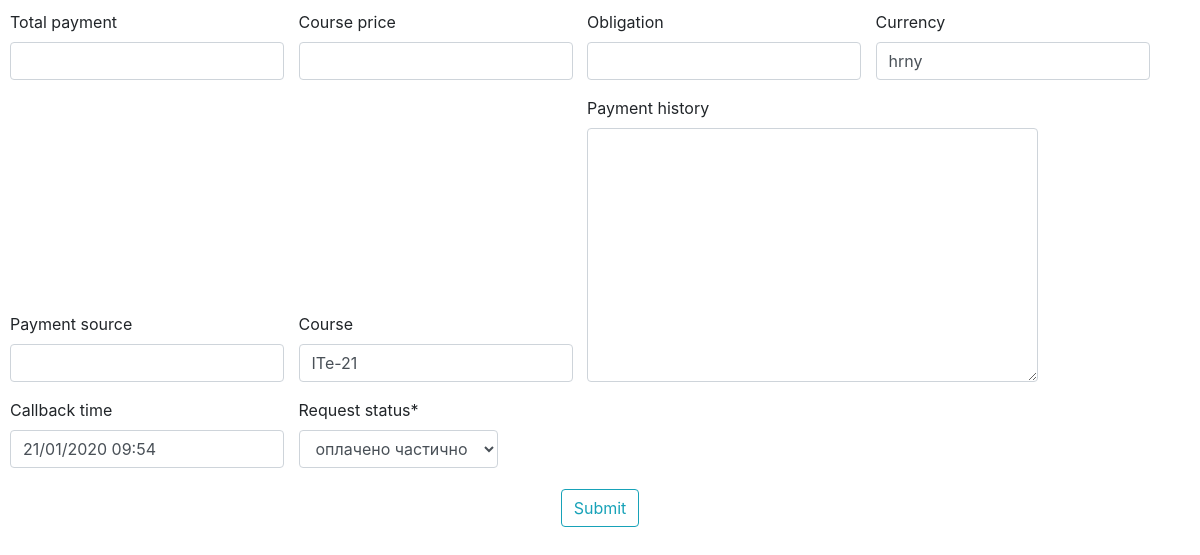
/item/1/item_payments (signed in), run on an earlier commit of the app's database.
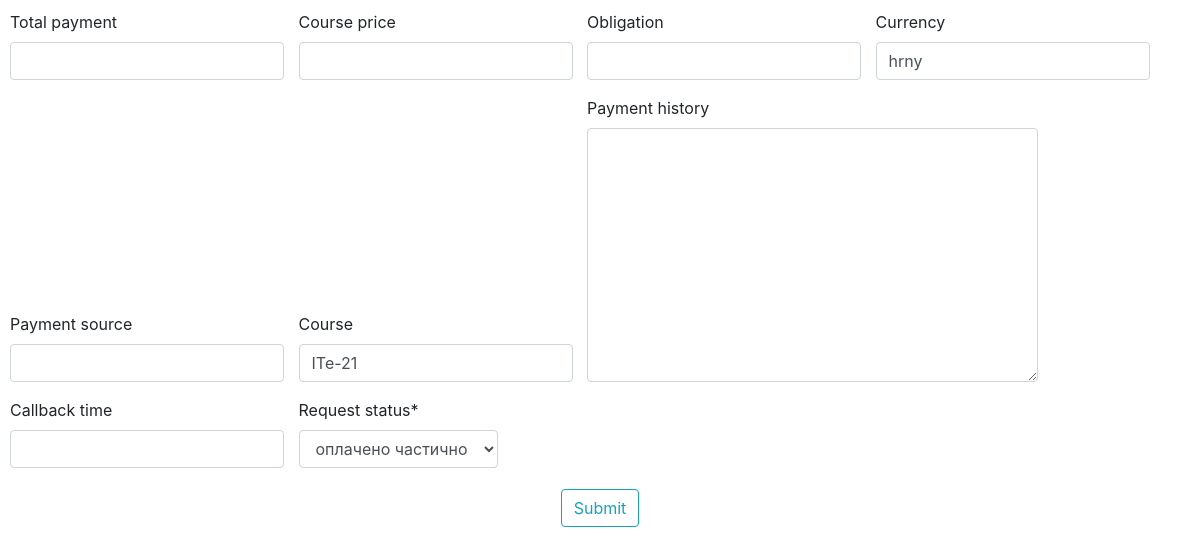
And on a later commit of the database.
### authorization/models.py (models this page shows, shortened)
class Daily(models.Model):
    request_date    = models.DateTimeField(blank=True, null=True)
    name            = models.CharField(max_length=100, blank=True)
    phone           = models.CharField(max_length=100, blank=True)
    email           = models.CharField(max_length=100, blank=True)
    course          = models.CharField(max_length=100, blank=True)
    country         = models.CharField(max_length=100, blank=True)
    university      = models.CharField(max_length=100, blank=True)
    work            = models.CharField(max_length=100, blank=True)
    where_from      = models.CharField(max_length=100, blank=True)
    currency        = models.CharField(max_length=100, blank=True)
    course_price    = models.IntegerField(blank=True, null=True)
    comments        = models.TextField(blank=True)
    wishes          = models.TextField(blank=True)
    callback_time   = models.DateTimeField(blank=True, null=True)
    group           = models.CharField(max_length=100, blank=True)
    request_status  = models.CharField(max_length=100, blank=True)
    payment_history = models.TextField(blank=True)
    total_payment   = models.IntegerField(blank=True, null=True)
    payment_source  = models.CharField(max_length=100, blank=True)
    obligation      = models.IntegerField(blank=True, null=True)
    class Meta:
        indexes = [
            models.Index(fields=['request_date',]),
        ]

### authorization/views.py (the view, shortened to what this page needs)
# urls.py: path('item/<int:pk>/item_payments', ItemPaymentsUpdate.as_view(), name='item_payments_update'),
class ItemPaymentsUpdate(LoginRequiredMixin, UpdateView):
    model = Daily
    template_name = 'info_update.html'
    form_class = ItemPaymentsUpdateForm
    success_url='/ok/'
    comments = model.comments

### authorization/templates/info_update.html (shortened to what this page needs)
{% load crispy_forms_tags %}
<!DOCTYPE html>
<html lang="en">
<head>
    <link rel="stylesheet" href="https://stackpath.bootstrapcdn.com/bootstrap/4.4.1/css/bootstrap.min.css">
    {% load staticfiles %}
    <link rel="stylesheet" href="https://cdnjs.cloudflare.com/ajax/libs/jquery-datetimepicker/2.5.20/jquery.datetimepicker.min.css" />
    <link rel="stylesheet" href="{% static 'style_update.css' %}" type="text/css">
</head>
<body class="d-flex " style="">
    <div class="content ">
        <form method="POST">
            <fieldset class="form-group">
                {{ form|crispy }}
            </fieldset>
            <fieldset class="form-group d-flex justify-content-center" >
                <button class="btn btn-outline-info m-auto" type="submit" style="display: flex;justify-self: center;">Submit</button>
            </fieldset>
        </form>
    </div>
</body>
</html>

What changed in the data, as far as the page shows it:
changed Daily "hrny": callback_time "21/01/2020 09:54" → (not shown)
